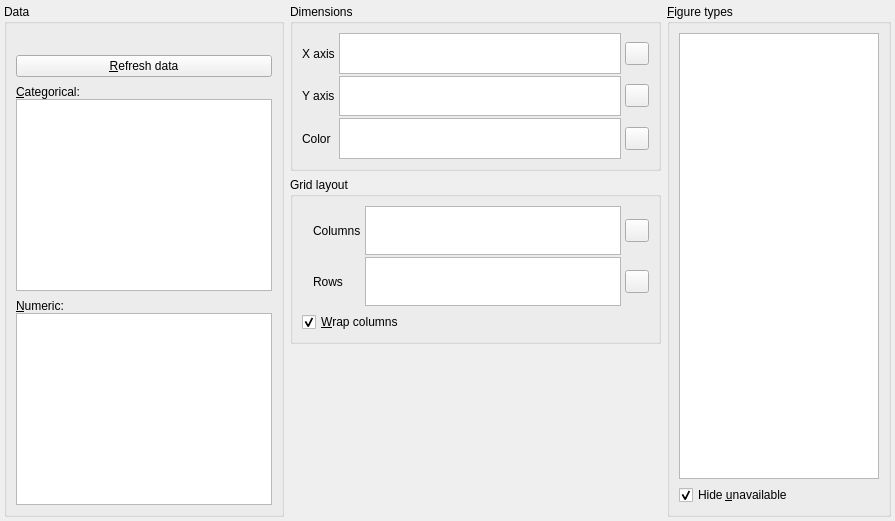
     <widget class="QWidget" name="tab_layout">
      <attribute name="title">
       <string>&amp;Design</string>
      </attribute>
      <layout class="QGridLayout" name="gridLayout_8">
       <property name="leftMargin">
        <number>4</number>
       </property>
       <property name="topMargin">
        <number>4</number>
       </property>
       <property name="rightMargin">
        <number>4</number>
       </property>
       <property name="bottomMargin">
        <number>4</number>
       </property>
       <item row="1" column="1">
        <widget class="QGroupBox" name="group_layout">
         <property name="title">
          <string>Grid layout</string>
         </property>
         <layout class="QVBoxLayout" name="verticalLayout_5">
          <item>
           <layout class="QGridLayout" name="gridLayout">
            <property name="horizontalSpacing">
             <number>4</number>
            </property>
            <property name="verticalSpacing">
             <number>2</number>
            </property>
            <item row="0" column="3">
             <spacer name="verticalSpacer_5">
              <property name="orientation">
               <enum>Qt::Vertical</enum>
              </property>
              <property name="sizeType">
               <enum>QSizePolicy::Expanding</enum>
              </property>
              <property name="sizeHint" stdset="0">
               <size>
                <width>13</width>
                <height>0</height>
               </size>
              </property>
             </spacer>
            </item>
            <item row="2" column="3">
             <spacer name="verticalSpacer_7">
              <property name="orientation">
               <enum>Qt::Vertical</enum>
              </property>
              <property name="sizeType">
               <enum>QSizePolicy::Expanding</enum>
              </property>
              <property name="sizeHint" stdset="0">
               <size>
                <width>13</width>
                <height>0</height>
               </size>
              </property>
             </spacer>
            </item>
            <item row="1" column="3">
             <widget class="QToolButton" name="button_clear_columns">
              <property name="text">
               <string/>
              </property>
             </widget>
            </item>
            <item row="4" column="3">
             <widget class="QToolButton" name="button_clear_rows">
              <property name="text">
               <string/>
              </property>
             </widget>
            </item>
            <item row="0" column="2" rowspan="3">
             <widget class="CoqFeatureTray" name="tray_columns">
              <property name="sizePolicy">
               <sizepolicy hsizetype="Expanding" vsizetype="Ignored">
                <horstretch>0</horstretch>
                <verstretch>0</verstretch>
               </sizepolicy>
              </property>
             </widget>
            </item>
            <item row="5" column="3">
             <spacer name="verticalSpacer_9">
              <property name="orientation">
               <enum>Qt::Vertical</enum>
              </property>
              <property name="sizeType">
               <enum>QSizePolicy::Expanding</enum>
              </property>
              <property name="sizeHint" stdset="0">
               <size>
                <width>13</width>
                <height>0</height>
               </size>
              </property>
             </spacer>
            </item>
            <item row="3" column="2" rowspan="3">
             <widget class="CoqFeatureTray" name="tray_rows">
              <property name="sizePolicy">
               <sizepolicy hsizetype="Expanding" vsizetype="Ignored">
                <horstretch>0</horstretch>
                <verstretch>0</verstretch>
               </sizepolicy>
              </property>
             </widget>
            </item>
            <item row="4" column="1">
             <widget class="QLabel" name="label_rows">
              <property name="sizePolicy">
               <sizepolicy hsizetype="Expanding" vsizetype="Preferred">
                <horstretch>0</horstretch>
                <verstretch>0</verstretch>
               </sizepolicy>
              </property>
              <property name="text">
               <string>Rows</string>
              </property>
             </widget>
            </item>
            <item row="4" column="0">
             <widget class="QLabel" name="icon_rows">
              <property name="text">
               <string/>
              </property>
             </widget>
            </item>
            <item row="1" column="0">
             <widget class="QLabel" name="icon_columns">
              <property name="text">
               <string/>
              </property>
             </widget>
            </item>
            <item row="1" column="1">
             <widget class="QLabel" name="label_columns">
              <property name="sizePolicy">
               <sizepolicy hsizetype="Expanding" vsizetype="Preferred">
                <horstretch>0</horstretch>
                <verstretch>0</verstretch>
               </sizepolicy>
              </property>
              <property name="text">
               <string>Columns</string>
              </property>
             </widget>
            </item>
            <item row="3" column="3">
             <spacer name="verticalSpacer_8">
              <property name="orientation">
               <enum>Qt::Vertical</enum>
              </property>
              <property name="sizeHint" stdset="0">
               <size>
                <width>13</width>
                <height>0</height>
               </size>
              </property>
             </spacer>
            </item>
           </layout>
          </item>
          <item>
           <widget class="QCheckBox" name="check_wrap_layout">
            <property name="text">
             <string>&amp;Wrap columns</string>
            </property>
            <property name="checked">
             <bool>true</bool>
            </property>
           </widget>
          </item>
         </layout>
        </widget>
       </item>
       <item row="0" column="1">
        <widget class="QGroupBox" name="group_data">
         <property name="sizePolicy">
          <sizepolicy hsizetype="Preferred" vsizetype="Expanding">
           <horstretch>0</horstretch>
           <verstretch>0</verstretch>
          </sizepolicy>
         </property>
         <property name="title">
          <string>Dimensions</string>
         </property>
         <layout class="QVBoxLayout" name="verticalLayout_7">
          <item>
           <layout class="QGridLayout" name="gridLayout_3">
            <property name="horizontalSpacing">
             <number>4</number>
            </property>
            <property name="verticalSpacing">
             <number>2</number>
            </property>
            <item row="0" column="1" rowspan="3">
             <widget class="CoqFeatureTray" name="tray_data_x">
              <property name="sizePolicy">
               <sizepolicy hsizetype="Expanding" vsizetype="Ignored">
                <horstretch>0</horstretch>
                <verstretch>0</verstretch>
               </sizepolicy>
              </property>
             </widget>
            </item>
            <item row="1" column="0">
             <widget class="QLabel" name="label_7">
              <property name="text">
               <string>X axis</string>
              </property>
             </widget>
            </item>
            <item row="7" column="2">
             <widget class="QToolButton" name="button_clear_z">
              <property name="text">
               <string/>
              </property>
             </widget>
            </item>
            <item row="4" column="2">
             <widget class="QToolButton" name="button_clear_y">
              <property name="text">
               <string/>
              </property>
             </widget>
            </item>
            <item row="7" column="0">
             <widget class="QLabel" name="label_8">
              <property name="text">
               <string>Color</string>
              </property>
             </widget>
            </item>
            <item row="4" column="0">
             <widget class="QLabel" name="label_6">
              <property name="text">
               <string>Y axis</string>
              </property>
             </widget>
            </item>
            <item row="6" column="1" rowspan="3">
             <widget class="CoqFeatureTray" name="tray_data_z">
              <property name="sizePolicy">
               <sizepolicy hsizetype="Expanding" vsizetype="Ignored">
                <horstretch>0</horstretch>
                <verstretch>0</verstretch>
               </sizepolicy>
              </property>
             </widget>
            </item>
            <item row="3" column="1" rowspan="3">
             <widget class="CoqFeatureTray" name="tray_data_y">
              <property name="sizePolicy">
               <sizepolicy hsizetype="Expanding" vsizetype="Ignored">
                <horstretch>0</horstretch>
                <verstretch>0</verstretch>
               </sizepolicy>
              </property>
             </widget>
            </item>
            <item row="1" column="2">
             <widget class="QToolButton" name="button_clear_x">
              <property name="text">
               <string/>
              </property>
             </widget>
            </item>
           </layout>
          </item>
         </layout>
        </widget>
       </item>
       <item row="0" column="2" rowspan="4">
        <widget class="QGroupBox" name="group_figures">
         <property name="title">
          <string>&amp;Figure types</string>
         </property>
         <layout class="QVBoxLayout" name="verticalLayout_3">
          <item>
           <widget class="QListWidget" name="list_figures">
            <property name="sizePolicy">
             <sizepolicy hsizetype="Fixed" vsizetype="Expanding">
              <horstretch>0</horstretch>
              <verstretch>0</verstretch>
             </sizepolicy>
            </property>
            <property name="minimumSize">
             <size>
              <width>200</width>
              <height>0</height>
             </size>
            </property>
            <property name="maximumSize">
             <size>
              <width>200</width>
              <height>16777215</height>
             </size>
            </property>
            <property name="horizontalScrollBarPolicy">
             <enum>Qt::ScrollBarAlwaysOff</enum>
            </property>
            <property name="editTriggers">
             <set>QAbstractItemView::NoEditTriggers</set>
            </property>
            <property name="showDropIndicator" stdset="0">
             <bool>false</bool>
            </property>
            <property name="verticalScrollMode">
             <enum>QAbstractItemView::ScrollPerPixel</enum>
            </property>
            <property name="viewMode">
             <enum>QListView::IconMode</enum>
            </property>
           </widget>
          </item>
          <item>
           <widget class="QCheckBox" name="check_hide_unavailable">
            <property name="text">
             <string>Hide &amp;unavailable</string>
            </property>
            <property name="checked">
             <bool>true</bool>
            </property>
           </widget>
          </item>
         </layout>
        </widget>
       </item>
       <item row="0" column="0" rowspan="4">
        <widget class="QGroupBox" name="group_variables">
         <property name="title">
          <string>Data</string>
         </property>
         <layout class="QVBoxLayout" name="verticalLayout_11">
          <property name="spacing">
           <number>8</number>
          </property>
          <item>
           <widget class="QLabel" name="label_dimensions">
            <property name="sizePolicy">
             <sizepolicy hsizetype="Expanding" vsizetype="Preferred">
              <horstretch>0</horstretch>
              <verstretch>0</verstretch>
             </sizepolicy>
            </property>
            <property name="text">
             <string/>
            </property>
           </widget>
          </item>
          <item>
           <widget class="QPushButton" name="button_refresh_data">
            <property name="text">
             <string>&amp;Refresh data</string>
            </property>
           </widget>
          </item>
          <item>
           <layout class="QVBoxLayout" name="verticalLayout_2">
            <property name="spacing">
             <number>0</number>
            </property>
            <item>
             <widget class="QLabel" name="label_3">
              <property name="text">
               <string>&amp;Categorical:</string>
              </property>
              <property name="buddy">
               <cstring>table_categorical</cstring>
              </property>
             </widget>
            </item>
            <item>
             <widget class="CoqFeatureList" name="table_categorical">
              <property name="alternatingRowColors">
               <bool>true</bool>
              </property>
             </widget>
            </item>
           </layout>
          </item>
          <item>
           <layout class="QVBoxLayout" name="verticalLayout_10">
            <property name="spacing">
             <number>0</number>
            </property>
            <item>
             <widget class="QLabel" name="label_5">
              <property name="text">
               <string>&amp;Numeric:</string>
              </property>
              <property name="buddy">
               <cstring>table_numerical</cstring>
              </property>
             </widget>
            </item>
            <item>
             <widget class="CoqFeatureList" name="table_numerical">
              <property name="alternatingRowColors">
               <bool>true</bool>
              </property>
             </widget>
            </item>
           </layout>
          </item>
         </layout>
        </widget>
       </item>
       <item row="3" column="1">
        <spacer name="verticalSpacer_11">
         <property name="orientation">
          <enum>Qt::Vertical</enum>
         </property>
         <property name="sizeHint" stdset="0">
          <size>
           <width>20</width>
           <height>154</height>
          </size>
         </property>
        </spacer>
       </item>
      </layout>
     </widget>
